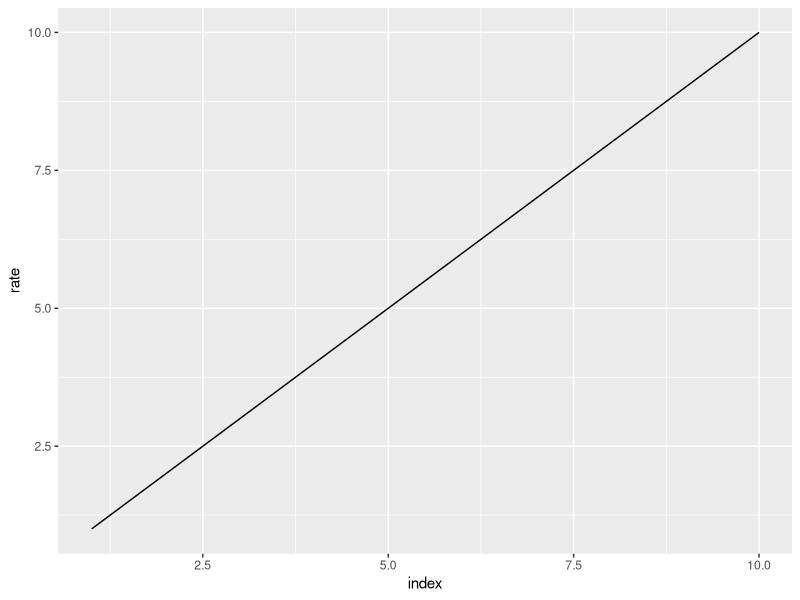

This figure's R source:
require(ggplot2)
df <- data.frame(1:10, 1:10)
colnames(df) <- c("index", "rate")
ggsample <- ggplot(df, aes(x=index, y=rate)) + geom_line()
windows(8,6)
ggsample 